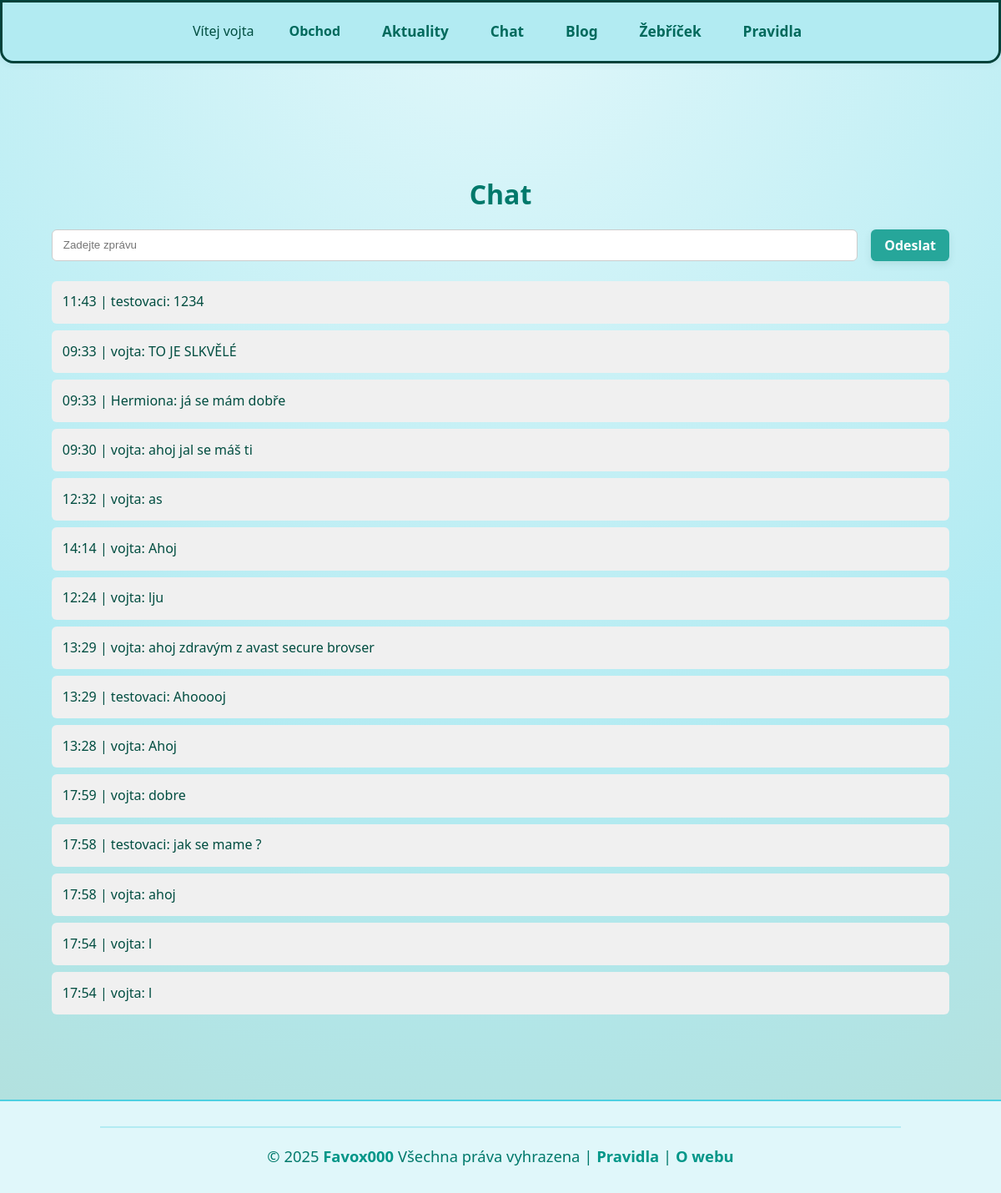
Page /chat/ (signed in) on the committed database.
### chat/models.py (models this page shows, shortened)
class Message(models.Model):
    content = models.TextField()
    sendet_by = models.CharField(max_length=100)
    created_at = models.DateTimeField()

### chat/views.py (the view)
# urls.py: path("chat/", include("chat.urls")),
def chat(request):
    user = request.user
    profile = Profile.objects.get(user=user)
    if request.method == 'POST':
        content = request.POST.get('content')
        now = timezone.now()
        if content:
            message = Message(content=content, sendet_by=user.username, created_at=now)
            message.save()
    return render(request, 'chat/chat.html', {
        'messages': Message.objects.all()[::-1],
        'profile' : profile,
        'username': user.username,
    })

### chat/templates/chat/chat.html (shortened to what this page needs)
{% extends "base.html" %}
{% load static %}
{% block css_file %}
    <link rel="stylesheet" href="{% static 'chat/chat.css' %}">
{% endblock css_file %}
{% block content %}
    <div class="container">
        <div class="chat-page">
            <h1>Chat</h1>
            <form method="POST">
                <input type="text" name="content" placeholder="Zadejte zprávu" required>
                <button type="submit">Odeslat</button>
            </form>
            <ul class="chat-messages">
                {% for message in messages %}
                    <li>
                        <span class="message-timestamp">{{ message.created_at|date:"H:i" }}</span> |
                        <span class="message-sender">{{ message.sendet_by }}:</span>
                        <span class="message-content">{{ message.content }}</span>
                    </li>
                {% endfor %}
            </ul>
        </div>
    </div>
{% endblock content %}

### templates/base.html (shortened to what this page needs)
{% load static %}
<!DOCTYPE html>
<html lang="cz">
<head>
    <link rel="stylesheet" href="{% static 'global.css' %}">
    <link rel="stylesheet" href="{% static 'navigation.css' %}">
    {% block css_file %}{% endblock css_file %}
</head>
<body>
    <header>
        <nav>
            <ul>
                {% if user.is_authenticated %}
                    <li class="user-menu">
                        <span class="welcome-message">Vítej {{ user.username }}</span>
                    </li>
                    <li class="shop_menu">
                        <span>Obchod</span>
                    </li>
                    <li><a href="{% url 'news' %}">Aktuality</a></li>
                    <li><a href="{% url 'chat' %}">Chat</a></li>
                {% else %}
                    <li><a href="{% url 'login' %}">Přihlášení</a></li>
                    <li><a href="{% url 'register' %}">Registrace</a></li>
                {% endif %}
                    <li><a href="{% url 'all_post' %}">Blog</a></li>
                    <li><a href="{% url 'ranking' %}">Žebříček</a></li>
                    <li><a href="{% url 'rules' %}">Pravidla</a></li>
            </ul>
        </nav>
    </header>
    <main>
        {% block content %}{% endblock content %}
    </main>
    <footer>
        <hr>
        <p>© 2025 <a href="{% url 'profile_page' slug='Favox000' %}">Favox000</a> Všechna práva vyhrazena | <a href="{% url 'rules' %}">Pravidla </a> | <a href="">O webu</a></p>
    </footer>
</body>
</html>

### static/global.css (style rules this page uses)
html, body { height: 100%; min-height: 100%; margin: 0; padding: 0; }
body { min-height: 100vh; display: flex; flex-direction: column; margin: 0; padding: 0; background: radial-gradient(circle at top, #e0f7fa 0%, #b2ebf2 60%, #b2dfdb 100%); font-family: 'Segoe UI', -apple-system, BlinkMacSystemFont, "Segoe UI", Roboto, Oxygen-Sans, Ubuntu, Cantarell, "Helvetica Neue", sans-serif; color: #004d40; line-height: 1.6; align-items: center; }
main { flex: 1 0 auto; width: 100%; display: flex; flex-direction: column; align-items: center; }
.container { max-width: 1400px; width: 100%; padding: 30px; border-radius: 15px; margin-top: 24px; margin-bottom: 24px; box-sizing: border-box; }
h1 { text-align: center; font-weight: 800; margin-bottom: 15px; color: #004d40; font-size: 2.5em; }
p { text-align: center; font-size: 1.15em; margin-bottom: 20px; color: #00796b; max-width: 700px; margin-left: auto; margin-right: auto; }
button { background-color: #4dd0e1; color: #004d40; border: none; padding: 12px 22px; font-weight: 700; border-radius: 10px; cursor: pointer; transition: background-color 0.3s ease, color 0.3s ease, transform 0.2s ease; font-family: 'Segoe UI', Arial, sans-serif; font-size: 1em; box-shadow: 0 4px 10px rgba(0, 77, 64, 0.1); }
footer { width: 100%; background: #e0f7fa; border-top: 2px solid #4dd0e1; padding: 22px 0 10px 0; text-align: center; font-size: 1em; color: #00695c; margin-top: auto; box-sizing: border-box; position: relative; z-index: 10; }
footer hr { border: none; border-top: 2px solid #b2ebf2; margin-bottom: 18px; width: 80%; margin-left: auto; margin-right: auto; }
footer a { color: #009688; text-decoration: none; font-weight: 600; transition: color 0.2s; }

### static/navigation.css (style rules this page uses)
header { background: #b2ebf2; border-radius: 0 0 16px 16px; box-shadow: 0 2px 8px rgba(44, 62, 80, 0.06); margin-bottom: 24px; border: #01423a 3px solid; width: 100%; max-width: 100%; box-sizing: border-box; }
nav ul { display: flex; justify-content: center; align-items: center; gap: 18px; list-style: none; padding: 16px 0; margin: 0; }
nav ul li { display: flex; align-items: center; min-width: 0; margin: 0; padding: 0; }
nav ul li a, nav ul li form button { color: #00695c; text-decoration: none; font-weight: 600; font-size: 1.08em; padding: 6px 16px; border-radius: 8px; background: none; border: none; cursor: pointer; transition: background 0.2s, color 0.2s; display: inline-block; font-family: inherit; line-height: 1.5; vertical-align: middle; height: auto; margin: 0; appearance: none; outline: none; box-shadow: none; }
.user-menu { position: relative; display: inline-block; }
.welcome-message { cursor: pointer; padding: 8px; }
.shop_menu { position: relative; cursor: pointer; padding: 6px 16px; font-weight: 600; color: #00695c; border-radius: 8px; transition: background 0.2s, color 0.2s; user-select: none; }

### chat/static/chat/chat.css (style rules this page uses)
.chat-page { padding: 2rem; font-family: 'Segoe UI', sans-serif; }
.chat-page h1 { font-size: 2rem; margin-bottom: 1rem; color: #00796b; }
.chat-page form { display: flex; gap: 1rem; margin-bottom: 1.5rem; }
.chat-page input[type="text"] { flex: 1; padding: 0.5rem 0.8rem; border: 1px solid #ccc; border-radius: 6px; }
.chat-page button { background-color: #26a69a; border: none; color: white; padding: 0.5rem 1rem; border-radius: 6px; cursor: pointer; transition: background-color 0.3s ease; }
.chat-messages { list-style-type: none; padding: 0; }
.chat-messages li { background: #f0f0f0; padding: 0.8rem; border-radius: 6px; margin-bottom: 0.5rem; }

### rows in the picture
Message: created_at "11:43", sendet_by "testovaci", content "1234"
Message: created_at "09:33", sendet_by "vojta", content "TO JE SLKVĚLÉ"
Message: created_at "09:33", sendet_by "Hermiona", content "já se mám dobře"
Message: created_at "09:30", sendet_by "vojta", content "ahoj jal se máš ti"
Message: created_at "12:32", sendet_by "vojta", content "as"
Message: created_at "14:14", sendet_by "vojta", content "Ahoj"
Message: created_at "12:24", sendet_by "vojta", content "lju"
Message: created_at "13:29", sendet_by "vojta", content "ahoj zdravým z avast secure brovser"
Message: created_at "13:29", sendet_by "testovaci", content "Ahooooj"
Message: created_at "13:28", sendet_by "vojta", content "Ahoj"
Message: created_at "17:59", sendet_by "vojta", content "dobre"
Message: created_at "17:58", sendet_by "testovaci", content "jak se mame ?"
Message: created_at "17:58", sendet_by "vojta", content "ahoj"
Message: created_at "17:54", sendet_by "vojta", content "l"
Message: created_at "17:54", sendet_by "vojta", content "l"

### other values in the picture
{{ user.username }} "vojta"
